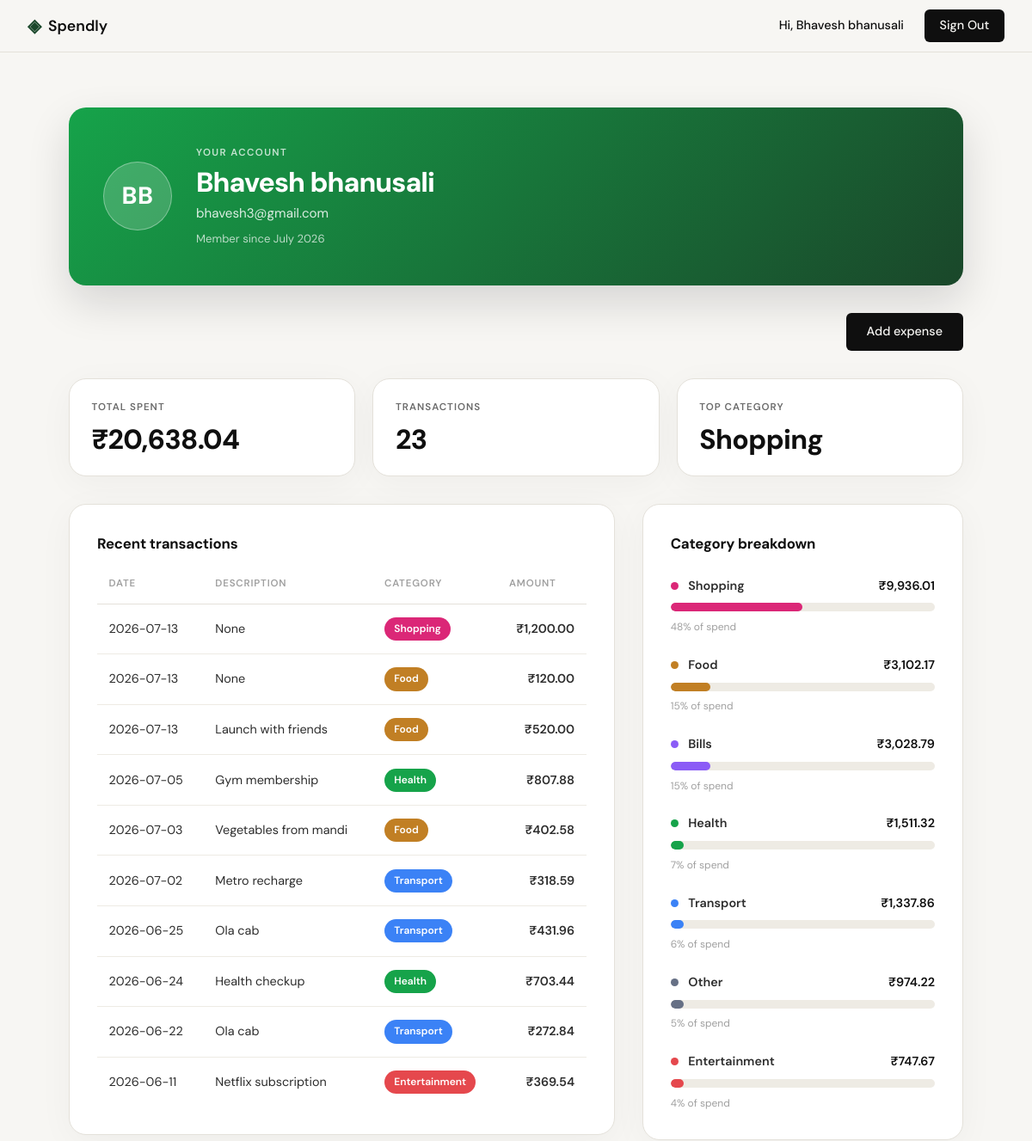
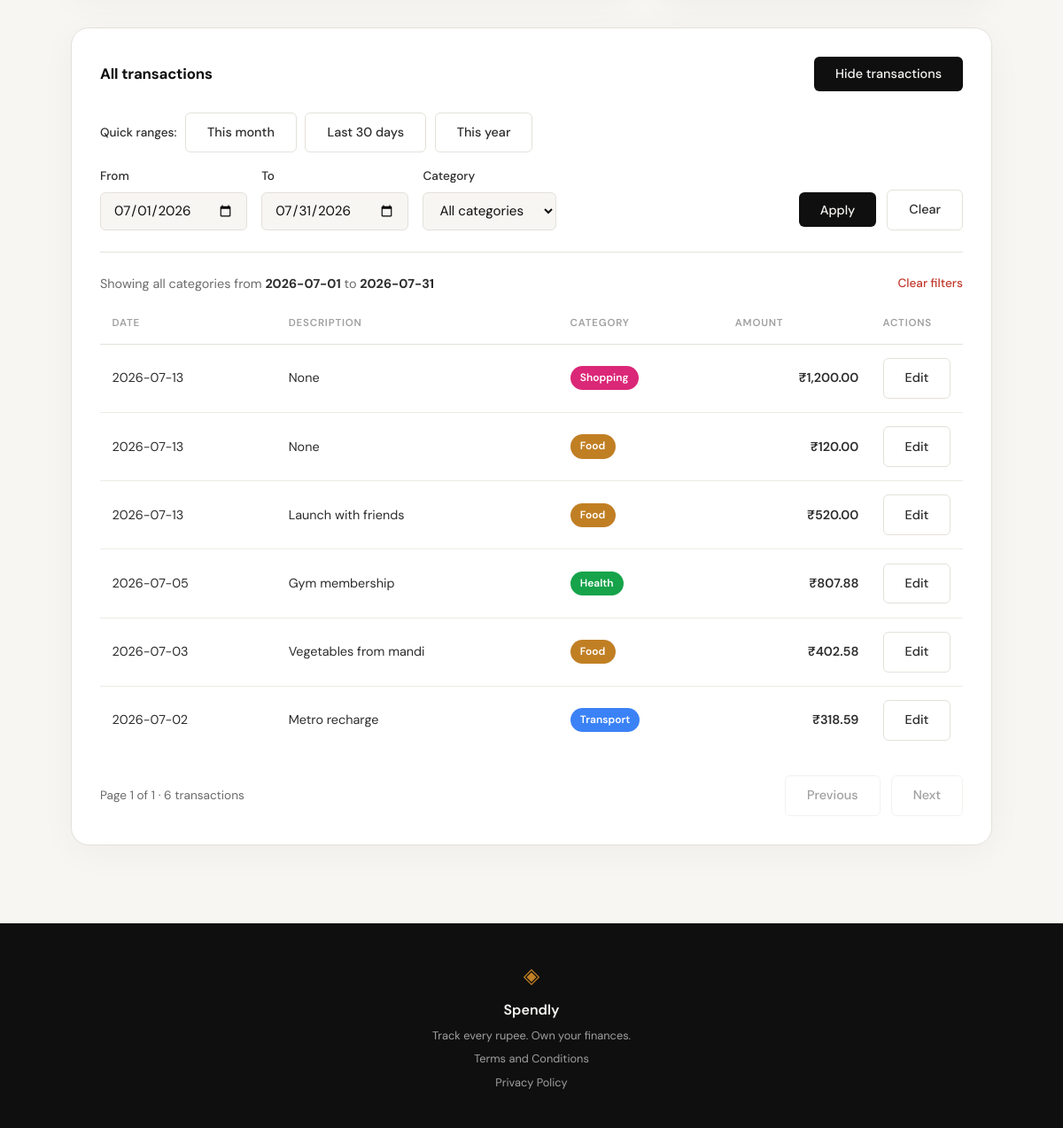
The page /profile?open=1&start=2026-07-01&end=2026-07-31&category= (signed in) on the database its author committed (2 pictures, top to bottom).
### tables this page shows
CREATE TABLE users (
            id INTEGER PRIMARY KEY AUTOINCREMENT,
            name TEXT NOT NULL,
            email TEXT UNIQUE NOT NULL,
            password_hash TEXT NOT NULL,
            created_at TEXT DEFAULT (datetime('now'))
        );

CREATE TABLE expenses (
            id INTEGER PRIMARY KEY AUTOINCREMENT,
            user_id INTEGER NOT NULL,
            amount REAL NOT NULL,
            category TEXT NOT NULL,
            date TEXT NOT NULL,
            description TEXT,
            created_at TEXT DEFAULT (datetime('now')),
            FOREIGN KEY (user_id) REFERENCES users (id)
        );

### app.py (the view)
@app.route("/profile")
def profile():
    user_id = session.get("user_id")
    if not user_id:
        return redirect(url_for("login"))
    account = get_user_by_id(user_id)
    if account is None:
        session.clear()
        return redirect(url_for("login"))
    user = {
        "name": account["name"],
        "email": account["email"],
        "initials": build_initials(account["name"]),
        "member_since": format_member_since(account["created_at"]),
    }
    stats = get_summary_stats(user_id)
    summary = {
        "total_spent": "{:,.2f}".format(stats["total_spent"]),
        "transaction_count": stats["transaction_count"],
        "top_category": stats["top_category"],
    }
    transactions = [
        {
            "date": t["date"],
            "description": t["description"],
            "category": t["category"],
            "amount": "{:,.2f}".format(t["amount"]),
        }
        for t in get_recent_transactions(user_id)
    ]
    breakdown = [
        {
            "category": c["category"],
            "amount": "{:,.2f}".format(c["amount"]),
            "pct": c["pct"],
            "width_class": "bar-w" + str(round(c["pct"] / 5) * 5),
        }
        for c in get_category_breakdown(user_id)
    ]
    start_date = parse_date_arg(request.args.get("start"))
    end_date = parse_date_arg(request.args.get("end"))
    category = request.args.get("category", "")
    category = category if category in EXPENSE_CATEGORIES else None
    range_error = bool(start_date and end_date and start_date > end_date)
    if range_error:
        total = 0
        all_transactions = []
    else:
        total = count_transactions(user_id, start_date, end_date, category)
    total_pages = max(1, math.ceil(total / TRANSACTIONS_PER_PAGE))
    try:
        page = int(request.args.get("page", 1))
    except (TypeError, ValueError):
        page = 1
    page = max(1, min(page, total_pages))
    if not range_error:
        offset = (page - 1) * TRANSACTIONS_PER_PAGE
        all_transactions = [
            {
                "id": t["id"],
                "date": t["date"],
                "description": t["description"],
                "category": t["category"],
                "amount": "{:,.2f}".format(t["amount"]),
            }
            for t in get_transactions_page(
                user_id, TRANSACTIONS_PER_PAGE, offset, start_date, end_date, category
            )
        ]
    pagination = {
        "page": page,
        "total_pages": total_pages,
        "total": total,
        "has_prev": page > 1,
        "has_next": page < total_pages,
        "prev_page": page - 1,
        "next_page": page + 1,
    }
    filters = {
        "start": start_date or "",
        "end": end_date or "",
        "category": category or "",
    }
    presets = build_preset_ranges(datetime.now().date())
    all_tx_open = any(
        request.args.get(key) is not None
        for key in ("open", "page", "start", "end", "category")
    )
    return render_template(
        "profile.html",
        user=user,
        summary=summary,
        transactions=transactions,
        breakdown=breakdown,
        all_transactions=all_transactions,
        pagination=pagination,
        filters=filters,
        presets=presets,
        categories=EXPENSE_CATEGORIES,
        range_error=range_error,
        all_tx_open=all_tx_open,
    )

### templates/profile.html (shortened to what this page needs)
{% extends "base.html" %}
{% block content %}
<section class="profile">
    <div class="profile-inner">
        <div class="profile-hero">
            <div class="profile-avatar" aria-hidden="true">{{ user.initials }}</div>
            <div class="profile-hero-meta">
                <span class="profile-eyebrow">Your account</span>
                <h1 class="profile-name">{{ user.name }}</h1>
                <p class="profile-email">{{ user.email }}</p>
                <p class="profile-since">Member since {{ user.member_since }}</p>
            </div>
        </div>
        <div class="profile-actions">
            <a class="btn-primary" href="{{ url_for('add_expense') }}">Add expense</a>
        </div>
        <div class="profile-stats">
            <div class="profile-stat">
                <span class="profile-stat-label">Total spent</span>
                <span class="profile-stat-value">₹{{ summary.total_spent }}</span>
            </div>
            <div class="profile-stat">
                <span class="profile-stat-label">Transactions</span>
                <span class="profile-stat-value">{{ summary.transaction_count }}</span>
            </div>
            <div class="profile-stat">
                <span class="profile-stat-label">Top category</span>
                <span class="profile-stat-value">{{ summary.top_category }}</span>
            </div>
        </div>
        <div class="profile-grid">
            <div class="profile-card">
                <h2 class="profile-section-title">Recent transactions</h2>
                {% if transactions %}
                <div class="profile-table-wrap">
                    <table class="profile-table">
                        <thead>
                            <tr>
                                <th>Date</th>
                                <th>Description</th>
                                <th>Category</th>
                                <th class="profile-amount">Amount</th>
                            </tr>
                        </thead>
                        <tbody>
                            {% for tx in transactions %}
                            <tr>
                                <td class="profile-date">{{ tx.date }}</td>
                                <td>{{ tx.description }}</td>
                                <td>
                                    <span class="cat-badge cat-{{ tx.category|lower }}">{{ tx.category }}</span>
                                </td>
                                <td class="profile-amount">₹{{ tx.amount }}</td>
                            </tr>
                            {% endfor %}
                        </tbody>
                    </table>
                </div>
                {% else %}
                <div class="profile-empty">
                    <p class="profile-empty-title">No transactions yet</p>
                    <p class="profile-empty-text">Your recent expenses will show up here once you start tracking.</p>
                </div>
                {% endif %}
            </div>
            <div class="profile-card">
                <h2 class="profile-section-title">Category breakdown</h2>
                {% if breakdown %}
                <div class="profile-breakdown">
                    {% for c in breakdown %}
                    <div class="profile-bar-row">
                        <div class="profile-bar-head">
                            <span class="profile-bar-cat">
                                <span class="cat-dot cat-{{ c.category|lower }}" aria-hidden="true"></span>
                                {{ c.category }}
                            </span>
                            <span class="profile-bar-amt">₹{{ c.amount }}</span>
                        </div>
                        <div class="profile-bar-track">
                            <div class="profile-bar-fill cat-{{ c.category|lower }} {{ c.width_class }}"></div>
                        </div>
                        <span class="profile-bar-pct">{{ c.pct }}% of spend</span>
                    </div>
                    {% endfor %}
                </div>
                {% else %}
                <div class="profile-empty">
                    <p class="profile-empty-title">Nothing to break down</p>
                    <p class="profile-empty-text">Add expenses to see where your money goes.</p>
                    <a class="btn-primary" href="{{ url_for('add_expense') }}">Add expense</a>
                </div>
                {% endif %}
            </div>
        </div>
        <div class="profile-card" id="all-transactions">
            <div class="profile-card-head">
                <h2 class="profile-section-title">All transactions</h2>
                <button type="button" class="btn-primary" id="all-tx-toggle" data-no-loader
                        aria-expanded="{{ 'true' if all_tx_open else 'false' }}"
                        aria-controls="all-tx-body">
                    {{ 'Hide transactions' if all_tx_open else 'View all transactions' }}
                </button>
            </div>
            <div class="all-tx-body" id="all-tx-body"{{ '' if all_tx_open else ' hidden' }}>
                <div class="tx-preset-row">
                    <span class="tx-preset-label">Quick ranges:</span>
                    {% for preset in presets.values() %}
                    <a class="btn-ghost" href="{{ url_for('profile', open=1, start=preset.start, end=preset.end, category=filters.category) }}#all-transactions">{{ preset.label }}</a>
                    {% endfor %}
                </div>
                <form class="tx-filter" method="get" action="{{ url_for('profile') }}#all-transactions">
                    <div class="tx-filter-field">
                        <label for="tx-start">From</label>
                        <input class="form-input" type="date" id="tx-start" name="start" value="{{ filters.start }}">
                    </div>
                    <div class="tx-filter-field">
                        <label for="tx-end">To</label>
                        <input class="form-input" type="date" id="tx-end" name="end" value="{{ filters.end }}">
                    </div>
                    <div class="tx-filter-field">
                        <label for="tx-category">Category</label>
                        <select class="form-input" id="tx-category" name="category">
                            <option value="">All categories</option>
                        </select>
                    </div>
                    <div class="tx-filter-actions">
                        <button type="submit" class="btn-primary">Apply</button>
                        <a class="btn-ghost" href="{{ url_for('profile', open=1) }}#all-transactions">Clear</a>
                    </div>
                </form>
                {% if filters.start or filters.end or filters.category %}
                <div class="tx-filter-summary">
                    <span>
                        Showing
                        {% if filters.category %}<strong>{{ filters.category }}</strong>{% else %}all categories{% endif %}
                        {% if filters.start and filters.end %}
                        from <strong>{{ filters.start }}</strong> to <strong>{{ filters.end }}</strong>
                        {% elif filters.start %}
                        from <strong>{{ filters.start }}</strong>
                        {% elif filters.end %}
                        up to <strong>{{ filters.end }}</strong>
                        {% endif %}
                    </span>
                    <a class="tx-filter-clear" href="{{ url_for('profile', open=1) }}#all-transactions">Clear filters</a>
                </div>
                {% endif %}
                {% if range_error %}
                <div class="tx-filter-error" role="alert">
                    The <strong>From</strong> date is after the <strong>To</strong> date. Swap them to see results.
                </div>
                {% elif all_transactions %}
                <div class="profile-table-wrap">
                    <table class="profile-table">
                        <thead>
                            <tr>
                                <th>Date</th>
                                <th>Description</th>
                                <th>Category</th>
                                <th class="profile-amount">Amount</th>
                                <th class="profile-actions-col">Actions</th>
                            </tr>
                        </thead>
                        <tbody>
                            {% for tx in all_transactions %}
                            <tr>
                                <td class="profile-date">{{ tx.date }}</td>
                                <td>{{ tx.description }}</td>
                                <td>
                                    <span class="cat-badge cat-{{ tx.category|lower }}">{{ tx.category }}</span>
                                </td>
                                <td class="profile-amount">₹{{ tx.amount }}</td>
                                <td class="profile-actions-col">
                                    <a class="btn-ghost" href="{{ url_for('edit_expense', id=tx.id) }}">Edit</a>
                                </td>
                            </tr>
                            {% endfor %}
                        </tbody>
                    </table>
                </div>
                <div class="tx-pagination">
                    <span class="tx-pagination-info">
                        Page {{ pagination.page }} of {{ pagination.total_pages }}
                        · {{ pagination.total }} transaction{{ '' if pagination.total == 1 else 's' }}
                    </span>
                    <div class="tx-pagination-actions">
                        {% if pagination.has_prev %}
                        <a class="btn-ghost" href="{{ url_for('profile', page=pagination.prev_page, start=filters.start, end=filters.end, category=filters.category) }}#all-transactions">Previous</a>
                        {% else %}
                        <span class="btn-ghost is-disabled" aria-disabled="true">Previous</span>
                        {% endif %}
                        {% if pagination.has_next %}
                        <a class="btn-ghost" href="{{ url_for('profile', page=pagination.next_page, start=filters.start, end=filters.end, category=filters.category) }}#all-transactions">Next</a>
                        {% else %}
                        <span class="btn-ghost is-disabled" aria-disabled="true">Next</span>
                        {% endif %}
                    </div>
                </div>
                {% else %}
                <div class="profile-empty">
                    <p class="profile-empty-title">No transactions found</p>
                    <p class="profile-empty-text">Try widening your date range to see more expenses.</p>
                </div>
                {% endif %}
            </div>
        </div>
    </div>
</section>
{% endblock %}

### templates/base.html (shortened to what this page needs)
<!DOCTYPE html>
<html lang="en">
<head>
    <link rel="stylesheet" href="{{ url_for('static', filename='css/style.css') }}">
</head>
<body>
    <nav class="navbar">
        <div class="nav-inner">
            <a href="{{ url_for('landing') }}" class="nav-brand">
                <span class="brand-icon">◈</span>
                <span class="brand-name">Spendly</span>
            </a>
            <div class="nav-links">
                {% if session.get('user_id') %}
                <span>Hi, {{ session['user_name'] }}</span>
                <a href="{{ url_for('logout') }}" class="nav-cta">Sign Out</a>
                {% else %}
                <a href="{{ url_for('login') }}">Sign in</a>
                <a href="{{ url_for('register') }}" class="nav-cta">Get started</a>
                {% endif %}
            </div>
        </div>
    </nav>
    <main class="main-content">
        {% block content %}{% endblock %}
    </main>
    <footer class="footer">
        <div class="footer-inner">
            <span class="brand-icon">◈</span>
            <span class="footer-name">Spendly</span>
            <p class="footer-copy">Track every rupee. Own your finances.</p>
            <a href="{{ url_for('terms') }}">Terms and Conditions</a>
            <a href="{{ url_for('privacy') }}">Privacy Policy</a>
        </div>
    </footer>
</body>
</html>

### rows shown on the page
users: user_name "Bhavesh bhanusali", name "Bhavesh bhanusali", email "bhavesh3@gmail.com"
expenses: date "2026-07-13", description "None", category "Shopping", amount "1,200.00"
expenses: date "2026-07-13", description "None", category "Food", amount "120.00"
expenses: date "2026-07-13", description "Launch with friends", category "Food", amount "520.00"
expenses: date "2026-07-05", description "Gym membership", category "Health", amount "807.88"
expenses: date "2026-07-03", description "Vegetables from mandi", category "Food", amount "402.58"
expenses: date "2026-07-02", description "Metro recharge", category "Transport", amount "318.59"
expenses: date "2026-06-25", description "Ola cab", category "Transport", amount "431.96"
expenses: date "2026-06-24", description "Health checkup", category "Health", amount "703.44"
expenses: date "2026-06-22", description "Ola cab", category "Transport", amount "272.84"
expenses: date "2026-06-11", description "Netflix subscription", category "Entertainment", amount "369.54"
expenses: category "Other", amount "974.22", pct "5"

### other values the page prints
{{ user.initials }} "BB"
{{ user.member_since }} "July 2026"
{{ summary.total_spent }} "20,638.04"
{{ summary.transaction_count }} "23"
{{ summary.top_category }} "Shopping"
{{ c.category }} "Shopping" "Food" "Bills" "Health" "Transport" "Entertainment"
{{ c.amount }} "9,936.01" "3,102.17" "3,028.79" "1,511.32" "1,337.86" "747.67"
{{ c.pct }} "48" "15" "15" "7" "6" "4"
{{ 'Hide transactions' if all_tx_open else 'View all transactions' }} "Hide transactions"
{{ preset.label }} "This month" "Last 30 days" "This year"
{{ filters.start }} "2026-07-01"
{{ filters.end }} "2026-07-31"
{{ pagination.page }} "1"
{{ pagination.total_pages }} "1"
{{ pagination.total }} "6"
